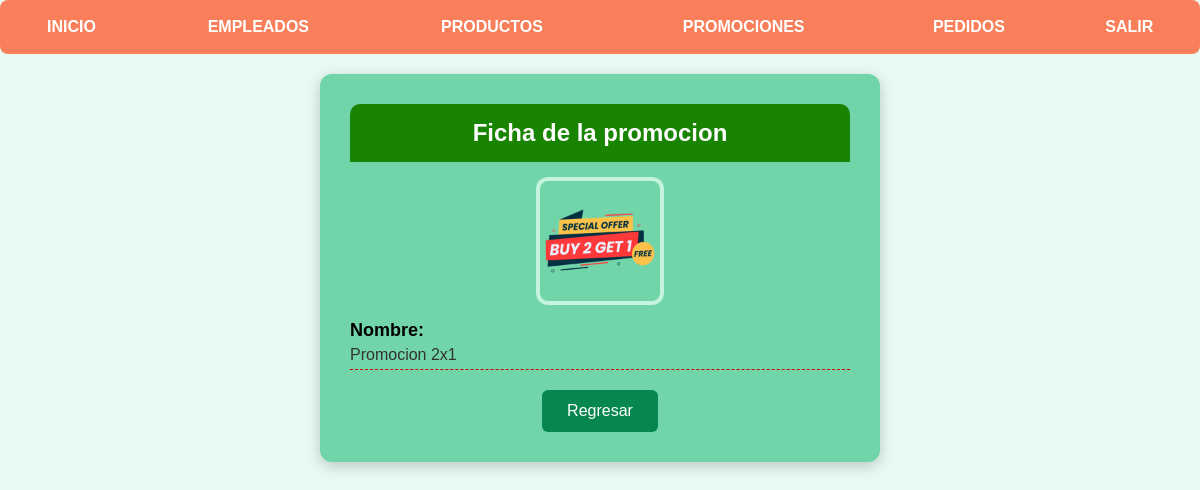
The page /verDetalle_promociones.php?id=1 (signed in) on the database its author committed.
### tables this page shows
CREATE TABLE `promociones` (
  `id` int(11) NOT NULL,
  `nombre` varchar(128) NOT NULL,
  `archivo_n` varchar(255) DEFAULT NULL,
  `archivo` varchar(128) DEFAULT NULL,
  `eliminado` tinyint(1) DEFAULT 0
);

### verDetalle_promociones.php (the view, shortened to what this page needs)
<?php
$con = conecta();
$id = $_GET['id'] ?? 0;
$query = "SELECT * FROM promociones WHERE id = $id AND eliminado = 0";
$result = mysqli_query($con, $query);
$producto = mysqli_fetch_assoc($result);
?>
<!DOCTYPE html>
<html lang="es">
<head>
</head>
<body>
<?php
        include('menu_navegacion.php');
?>
<div class="container">
    <div class="header">
        Ficha de la promocion
    </div>
    <div class="photo">
        <div class="photo-container">
        <img src="archivos/<?php echo $producto['archivo_n']; ?>" alt="Imagen de la promocion" width="150">
        </div>
    </div>
    <div class="info">
        <label>Nombre:</label>
        <span><?php echo $producto['nombre']; ?></span>
    </div>
    <div class="button-container">
        <a href="promociones_lista.php">Regresar</a>
    </div>
</div>
</body>
</html>

### verDetalle_promociones.php (style rules this page uses)
body { font-family: Arial, sans-serif; margin: 0; padding: 0; background-color: #E8FAF2; }
.container { max-width: 500px; margin: 0 auto; background-color: #72D5AA; padding: 30px; border-radius: 12px; box-shadow: 0 4px 15px rgba(0, 0, 0, 0.2); }
.header { background-color: #198401; color: white; padding: 15px; border-radius: 10px 10px 0 0; text-align: center; font-size: 24px; font-weight: bold; }
.info { margin-bottom: 20px; }
.info label { font-weight: bold; font-size: 18px; display: block; margin-bottom: 5px; }
.info span { display: block; font-size: 16px; color: #333; border-bottom: 1px dashed #CE0101; padding-bottom: 5px; }
.photo { display: flex; justify-content: center; margin: 15px 0; }
.photo-container { width: 120px; height: 120px; border-radius: 12px; overflow: hidden; border: 4px solid #C4F3DF; }
.photo-container img { width: 100%; height: 100%; object-fit: cover; display: block; }
.button-container { text-align: center; margin-top: 20px; }
.button-container a { display: inline-block; padding: 12px 25px; background-color: #05874F; color: white; text-decoration: none; border-radius: 6px; transition: background-color 0.3s; }

### menu_navegacion.php (style rules this page uses)
body { font-family: Arial, sans-serif; }

### rows shown on the page
promociones: archivo_n (picture), nombre "Promocion 2x1"
